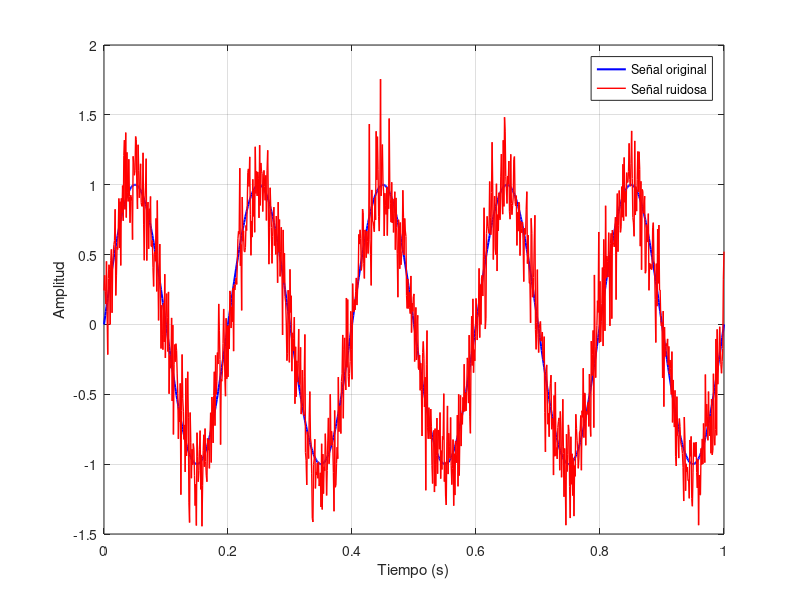

The MATLAB script that drew this image:
clc;
clear;
close all;

% 1. Parámetros de la señal

t = 0:0.001:1;           % Vector de tiempo
f = 5;                   % Frecuencia de la señal (Hz)
x = sin(2*pi*f*t);       % Señal senoidal

% 2. Nivel de SNR deseado
SNR_dB = 10;                             % Nivel de SNR en dB deseado
P_signal = mean(x.^2);                   % Potencia de la señal
P_signal_dB = 10 * log10(P_signal);      % Potencia de la señal en dB

% 3. Calcular potencia del ruido para lograr ese SNR
P_noise = P_signal / (10^(SNR_dB/10));   % Potencia en valor lineal
P_noise_dB = P_signal_dB - SNR_dB;       % Potencia del ruido en dB

% 4. Generar señal con ruido
n = sqrt(P_noise) * randn(size(t));      % Ruido blanco gaussiano
y = x + n;                               % Señal ruidosa

% 5. Estimación de SNR en dB
error = y - x;                       
P_error = mean(error.^2);         
SNR_estimado_dB = 10*log10(P_signal / P_error);
disp(['Potencia de la señal:      ', num2str(P_signal, '%.4f'), ' (', num2str(P_signal_dB, '%.2f'), ' dB)']);
disp(['Potencia del ruido:        ', num2str(P_noise, '%.4f'), ' (', num2str(P_noise_dB, '%.2f'), ' dB)']);
disp(['SNR diseñado:              ', num2str(SNR_dB), ' dB']);
disp(['SNR estimado (medido):     ', num2str(SNR_estimado_dB, '%.2f'), ' dB']);

figure;
plot(t, x, 'b', 'LineWidth', 1.5); hold on;
plot(t, y, 'r', 'LineWidth', 1);
legend('Señal original', 'Señal ruidosa');
xlabel('Tiempo (s)');
ylabel('Amplitud');
grid on;
